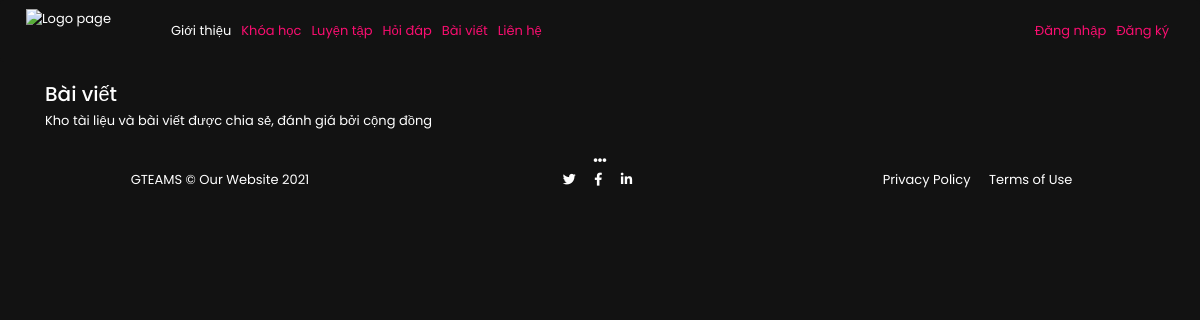
The app's page /GTEAMS/blog/, older data.
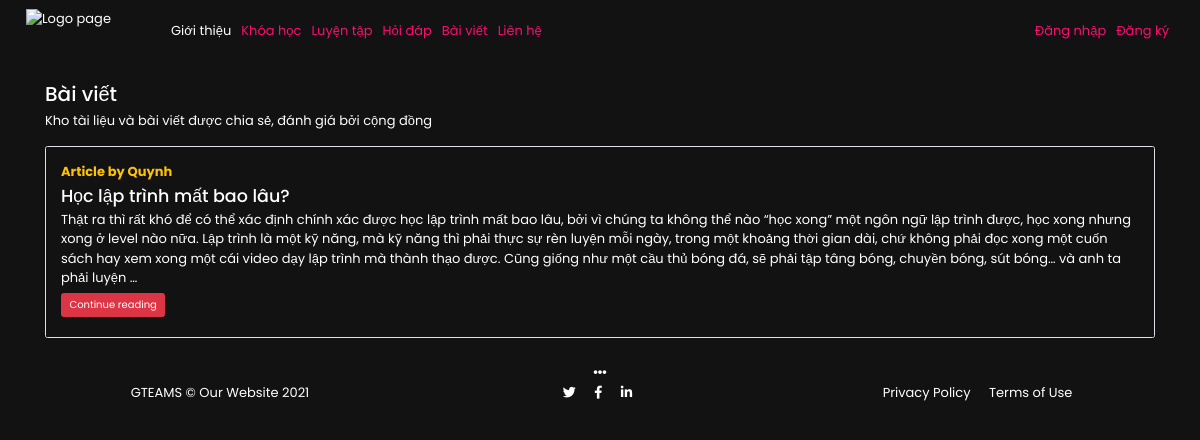
The same page, newer data.
### GTEAMS_APP/models.py (models this page shows, shortened)
class article_blog(models.Model):
    sno=models.AutoField(primary_key=True)
    title=models.CharField(max_length=255)
    author=models.CharField(max_length=14)
    slug=models.CharField(max_length=130)
    timeStamp=models.DateTimeField(blank=True)
    content=models.TextField()

### GTEAMS_APP/views.py (the view)
# urls.py: path('blog/', views.blogHome, name='blogs'),
def blogHome(request):
    allPosts= article_blog.objects.all()
    context={'allPosts': allPosts}
    return render(request, 'pages/blogHome.html', context)

### GTEAMS_APP/templates/pages/BlogHome.html (shortened to what the changed rows need)
{% load static %}
<!doctype html>
<html lang="en">
<head>
    <link href="https://stackpath.bootstrapcdn.com/bootstrap/4.5.0/css/bootstrap.min.css" rel="stylesheet">
    <link href="https://use.fontawesome.com/releases/v5.13.0/css/all.css" rel="stylesheet" id="fontawesome-css">
    <link rel="stylesheet" href="https://maxcdn.bootstrapcdn.com/bootstrap/3.4.1/css/bootstrap.min.css">
    <link rel="stylesheet" href="https://stackpath.bootstrapcdn.com/bootstrap/4.5.2/css/bootstrap.min.css">
    <link rel="stylesheet" href="{% static 'css/HomePag.css'%}">
</head>
<body>
    <div class="container my-3">
        <h2>Bài viết</h2>
        {% for post in allPosts %}
        <div class="row no-gutters border rounded overflow-hidden flex-md-row mb-4 shadow-sm h-md-250 my-4 position-relative">
            <div class="col p-4 d-flex flex-column position-static">
                <strong class="d-inline-block mb-2 text-warning">Article  by {{post.author}}</strong>
                <h3 class="mb-0">{{post.title}}</h3>
                <p class="card-text mb-auto">{{post.content| truncatechars:500}}</p>
                <div class="my-2">
                    <a href="{% url 'blogspost' post.slug %}" role="button" class="btn btn-danger">Continue reading</a>
                </div>
            </div>
        </div>
        {% endfor %}
    </div>
</body>
</html>

Row changes from the older to the newer data that the page shows:
added article_blog: author "Quynh", title "Học lập trình mất bao lâu?", content "Thật ra thì rất khó để có thể xác định chính xác được học lập trình mất bao lâu, bởi vì chúng ta không thể nào “học xong” một ngôn ngữ lập trình được, học xong nhưng xong ở level nào nữa. Lập trình là một kỹ năng, mà kỹ năng thì phải thực sự rèn luyện mỗi ngày, trong một khoảng thời gian dài, chứ không phải đọc xong một cuốn sách hay xem xong một cái video dạy lập trình mà thành thạo được. Cũng giống như một cầu thủ bóng đá, sẽ phải tập tâng bóng, chuyền bóng, sút bóng… và anh ta phải luyện …"
